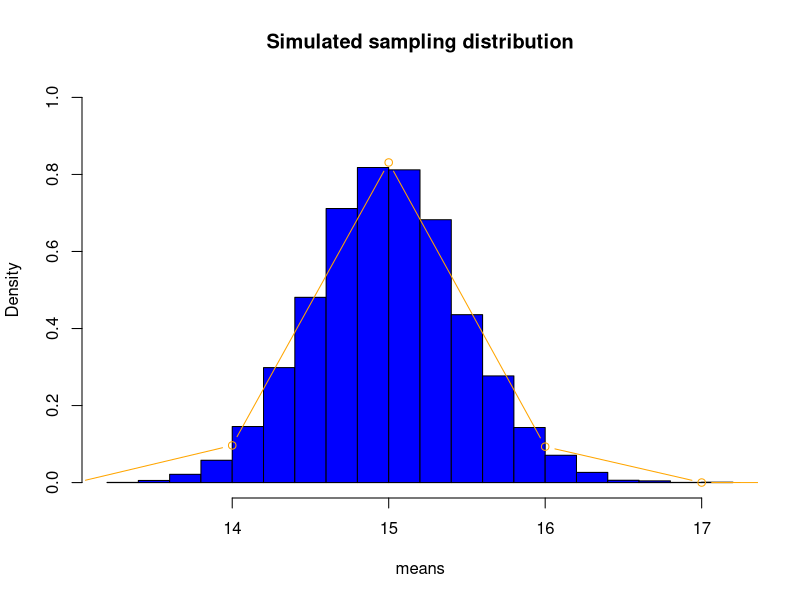

Here is the R script that generated this plot:
Xbar <- numeric(10000)
#set.seed(300)
for (i in 1:10000)
{
    x <- rexp(1000, rate = 1/15)
    Xbar[i] <- mean(x)
}
hist(Xbar, col= "blue", ylim=c(0,1),main="Simulated sampling distribution", xlab="means", freq=FALSE)
lines(10:20, dnorm(10:20, mean(Xbar), sd(Xbar) ), col="orange",type = "b") #overlay pmf for Normal(17)
